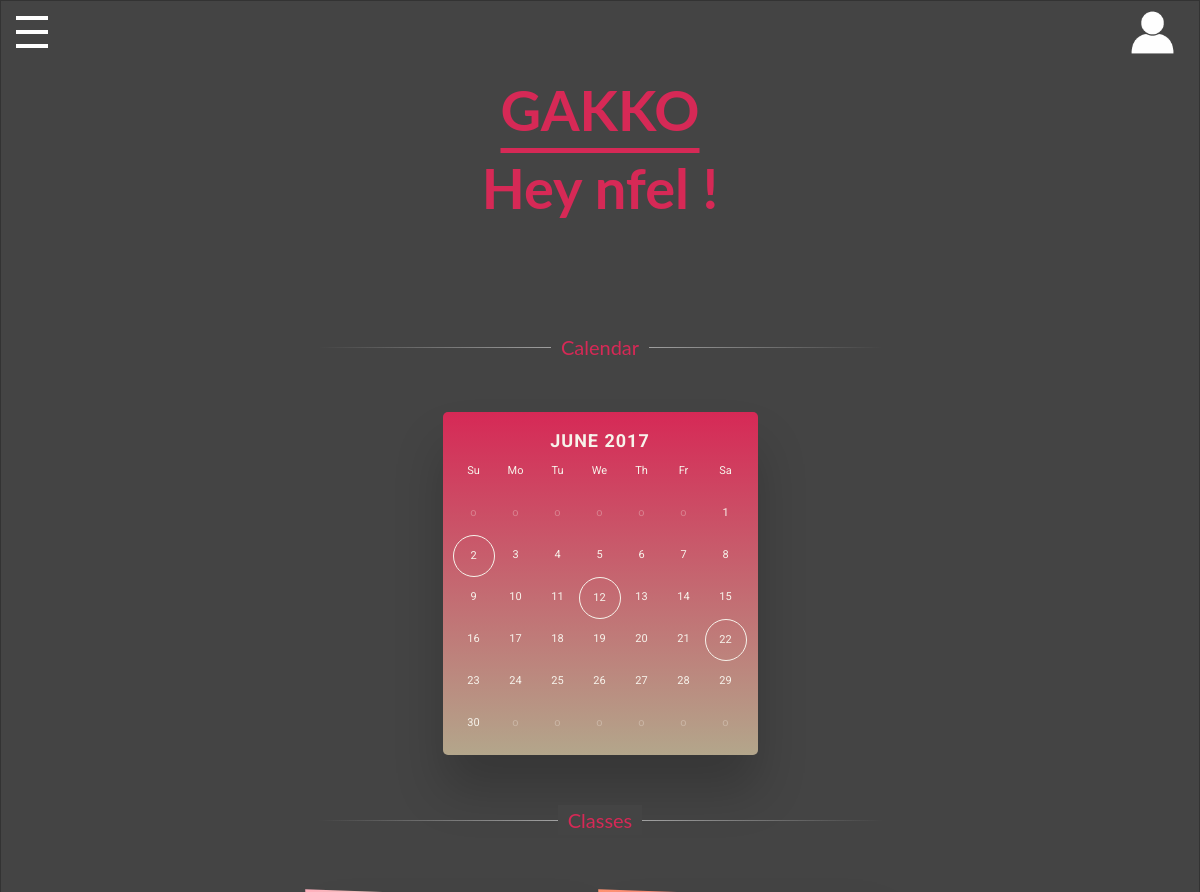
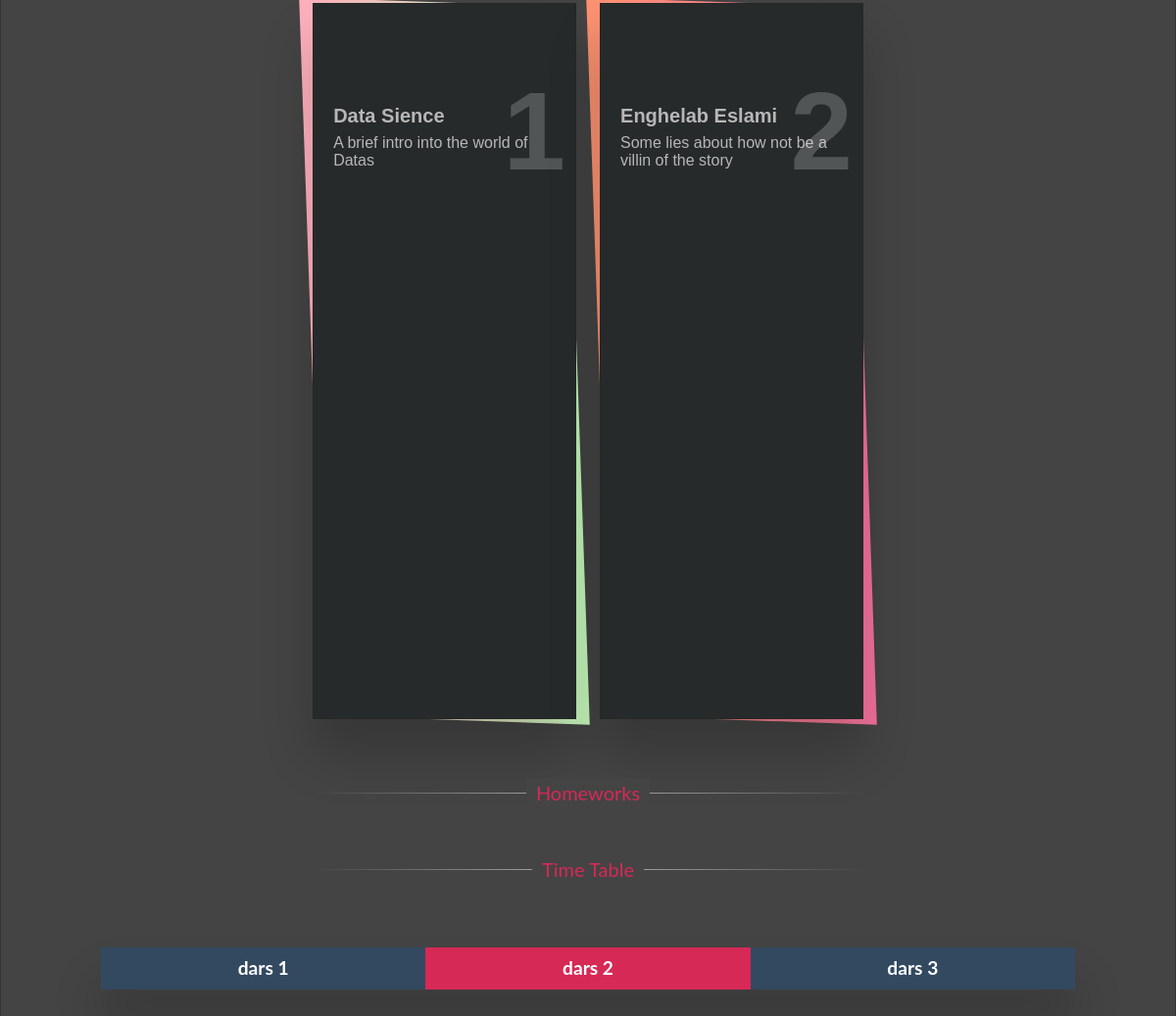
Page /edu/dash/ (signed in) on the committed database (2 pictures, top to bottom).
### user/models.py (models this page shows, shortened)
class User(AbstractUser):
    university_id = models.CharField(max_length=255,auto_created=True, primary_key=True)
    user_choices = (
        ('S', 'student'),
        ('T', 'teacher'),
        ('U', 'university_staff'),
    )
    user_type = models.CharField(max_length=1, choices=user_choices)
    objects = UserManager()
    students = Student()
    teachers = Teacher()
    uni = University_staff()

### education/models.py (models this page shows, shortened)
class RegisterdCourses(models.Model):
    user = models.ForeignKey(User, verbose_name=_(""),
                             on_delete=models.CASCADE)
    course = models.ForeignKey(
        Course, verbose_name=_(""), on_delete=models.CASCADE)

class Course(models.Model):
    title = models.CharField(max_length=200)
    detail = models.CharField(_("What is this ???"),
                              max_length=200, default=' ')
    faculty = models.CharField(_("faculty name"), max_length=200)  # daneshkade
    unit_count = models.PositiveIntegerField(
        _("Unit"), validators=[MaxValueValidator(5)])

### education/views.py (the view)
# urls.py: path('dash/', Dashboard.as_view(), name='dashboard'),
class Dashboard(ClassesMixIn,LoginRequiredMixin,TemplateView):
    template_name = 'dashboard.html'

### education/views.py (called while the page is built)
    def get_context_data(self, **kwargs):
        context = super().get_context_data(**kwargs)
        self.classes = RegisterdCourses.objects.filter(user=self.request.user)
        print(self.classes)
        context["classes"] = self.classes
        return context

### education/templates/dashboard.html (shortened to what this page needs)
{% extends 'base-dashboard.html' %}
{% block classes %}
    <div>
        <div class="skills">
            <hr class="hr-text" data-content="Classes">
        </div>
        <ul class="tilesWrap">
            {% for class in classes %}
            <li>
                <h2>{{class.course.id}}</h2>
                <h3>{{class.course.title}}</h3>
                <p>
                    {{class.course.detail}}
                </p>
            </li>
            {% endfor %}
        </ul>
    </div>
{% endblock classes %}
{% block homeworks %}
    <div>
        <div class="skills">
            <hr class="hr-text" data-content="Homeworks">
        </div>
    </div>
{% endblock homeworks %}
{% block timesheet %}
    <div>
    <div class="skills">
        <hr class="hr-text" data-content="Time Table">
    </div>
    <br>
    <br>
    <div class="table-wrapper">
        <table class="fl-table">
        <thead>
            <tr>
            <th>dars 1</th>
            <th>dars 2</th>
            <th>dars 3</th>
            </tr>
        </thead>
        </table>
    </div>
    </div>
{% endblock timesheet %}
{% block calendar %}
      <div>
        <div class="skills">
          <hr class="hr-text" data-content="Calendar">
        </div>
        <div class="jzdbox1 jzdbasf jzdcal">
          <div class="jzdcalt">June 2017</div>
          <span>Su</span>
          <span>Mo</span>
          <span>Tu</span>
          <span>We</span>
          <span>Th</span>
          <span>Fr</span>
          <span>Sa</span>
          <span class="jzdb">
          </span>
          <span class="jzdb">
          </span>
          <span class="jzdb">
          </span>
          <span class="jzdb">
          </span>
          <span class="jzdb">
          </span>
          <span class="jzdb">
          </span>
          <span>1</span>
          <span class="circle" data-title="Algebra Exam">2</span>
          <span>3</span>
          <span>4</span>
          <span>5</span>
          <span>6</span>
          <span>7</span>
          <span>8</span>
          <span>9</span>
          <span>10</span>
          <span>11</span>
          <span class="circle" data-title="Data Sience Exam">12</span>
          <span>13</span>
          <span>14</span>
          <span>15</span>
          <span>16</span>
          <span>17</span>
          <span>18</span>
          <span>19</span>
          <span>20</span>
          <span>21</span>
          <span class="circle" data-title="End of semester">22</span>
          <span>23</span>
          <span>24</span>
          <span>25</span>
          <span>26</span>
          <span>27</span>
          <span>28</span>
          <span>29</span>
          <span>30</span>
          <span class="jzdb">
          </span>
          <span class="jzdb">
          </span>
          <span class="jzdb">
          </span>
          <span class="jzdb">
          </span>
          <span class="jzdb">
          </span>
          <span class="jzdb">
          </span>
        </div>
      </div>
{% endblock calendar %}

### templates/base.html (shortened to what this page needs)
{% load static %}
{% load cache %}
<!DOCTYPE html>
<html>
<head>
  <link rel="stylesheet" href="{% static 'css/style.css' %}">
  <link rel="stylesheet" href="{% static 'css/search.css' %}">
  <link rel="stylesheet" href="{% static 'css/sidebar.css' %}">
</head>
<body>
  <h1 style="font-family: 'lato';font-size:3.5em;color: #d62956;text-align: center;">
    <strong ><a href='#' style='    color: #d62956;     text-underline-offset: 16.5px;'>GAKKO</a></strong>
    <br>
    {% if request.user.is_authenticated %}
    Hey {{request.user.username}} !
    {% else %}
    Wellcome Stranger :-)
    {% endif %}
  </h1>
  <div>
    <label for="navcheck" aria-hidden="true" title="menu">
      <span class="burger">
        <span class="bar">
        </span>
      </span>
    </label>
      </div>
  <div>
    <a href="http://{{ request.META.HTTP_HOST }}/admin/"><img src="{% static 'img/profile.png' %}" alt="profile" style="position: fixed;
    top: 10px;
    right: 25px;
    width: 45px;
    height: 45px;"></a>
  </div>
  <main>
  <div class='content' id='main-content'>
    {% block content %}
    {% endblock content %}
  </div>
  </main>
</body>
</html>

### static/css/style.css (style rules this page uses)
html { --scrollbarBG: #262a2b; --thumbBG: #d62956; }
body { scrollbar-width: thin; scrollbar-color: var(--thumbBG) var(--scrollbarBG); }
div { scrollbar-width: thin; scrollbar-color: var(--thumbBG) var(--scrollbarBG); }
html { overflow: hidden; }
body { height: 100vh; overflow-y: auto; margin: 0 auto; padding: 2rem; font: 100%/1.4 serif; border: 1px solid rgba(0, 0, 0, 0.25) }
p { margin: 0 0 1.5em; }

### static/css/sidebar.css (style rules this page uses)
label { position: absolute; margin: 0; padding: 0; border: none; outline: none; background: none; cursor: pointer; }
label::before { position: fixed; z-index: 1; top: 0; left: 0; right: 0; bottom: 0; background-color: rgba(10, 38, 57, 0.75); content: ""; opacity: 0; pointer-events: none; transition: opacity 0.5s cubic-bezier(0.19, 1, 0.22, 1); }
label .burger { position: fixed; top: 1em; left: 1em; z-index: 3; width: 2em; height: 2em; margin: 0; padding: 0; transition: opacity 0.5s cubic-bezier(0.19, 1, 0.22, 1); }
label .burger::before, label .burger .bar, label .burger::after { position: absolute; left: 0; display: block; width: 100%; height: 12%; background: white; content: ""; transition: all 0.5s cubic-bezier(0.19, 1, 0.22, 1); }
label .burger .bar { top: 44%; }
label .burger::before { top: 0; transform-origin: top left; }
label .burger::after { bottom: 0; transform-origin: bottom left; }
main { overflow: hidden; }
main .content { transform: translate3d(0, 0, 0); will-change: transform, filter; transition: all 0.5s cubic-bezier(0.19, 1, 0.22, 1); }
body { overflow-x: hidden; background: #444; color: white; font: 1em/1.4 "lato"; }
main { padding: 5% 0; }
h1 { font: 2.5em/1.4 "roboto condensed"; font-weight: 700; }
.skills { max-width: 50%; margin: 40px auto; text-align: center; }
.skills .hr-text { font-size: 20px; position: relative; border: 0; height: 1.5em; }
.skills .hr-text:before { content: ""; background: linear-gradient(to right, transparent, #b2b2b2, transparent); position: absolute; left: 0; top: 50%; width: 100%; height: 1px; }
.skills .hr-text:after { content: attr(data-content); position: relative; display: inline-block; color: black; padding: 0 0.5em; line-height: 1.5em; color: #d62956; background-color: #444444; }

### static/css/class-list.css (style rules this page uses)
.tilesWrap { padding: 0; margin: 50px auto; list-style: none; text-align: center; }
.tilesWrap li { box-shadow: 0px 35px 50px rgb(0 0 0 / 20%); display: inline-block; width: 20%; min-width: 200px; max-width: 230px; padding: 80px 20px 40px; position: relative; vertical-align: top; margin: 10px; font-family: 'helvetica', san-serif; min-height: 25vh; background: #262a2b; border: 1px solid #252727; text-align: left; }
.tilesWrap li h2 { font-size: 114px; margin: 0; position: absolute; opacity: 0.2; top: 50px; right: 10px; transition: all 0.3s ease-in-out; }
.tilesWrap li h3 { font-size: 20px; color: #b7b7b7; margin-bottom: 5px; }
.tilesWrap li p { font-size: 16px; line-height: 18px; color: #b7b7b7; margin-top: 5px; }
.tilesWrap li:before { content: ''; position: absolute; top: -2px; left: -2px; right: -2px; bottom: -2px; z-index: -1; background: #fff; transform: skew(2deg, 2deg); }
.tilesWrap li:after { content: ''; position: absolute; width: 40%; height: 100%; left: 0; top: 0; background: rgba(255, 255, 255, 0.02); z-index: -10; }
.tilesWrap li:nth-child(1):before { background: #C9FFBF; background: -webkit-linear-gradient(to right, #FFAFBD, #C9FFBF); background: linear-gradient(to right, #FFAFBD, #C9FFBF); }
.tilesWrap li:nth-child(2):before { background: #f2709c; background: -webkit-linear-gradient(to right, #ff9472, #f2709c); background: linear-gradient(to right, #ff9472, #f2709c); }

### static/css/homeworks.css (style rules this page uses)
html { background: #ddd; }
html { height: 100%; display: flex; }
body { width: 100%; margin: auto; }

### static/css/time-table.css (style rules this page uses)
.table-wrapper { margin: 10px 70px 70px; box-shadow: 0px 35px 50px rgba( 0, 0, 0, 0.2 ); }
.fl-table { border-radius: 5px; font-size: 1.2em; font-weight: normal; border: none; border-collapse: collapse; width: 100%; max-width: 100%; white-space: nowrap; background-color: #283f3e; }
.fl-table td, .fl-table th { text-align: center; padding: 8px; }
.fl-table thead th { color: #ffffff; background: #d62956; }
.fl-table thead th:nth-child(odd) { color: #ffffff; background: #324960; }

### education/templates/dashboard.html (style rules this page uses)
.skills { margin: 10px auto; }

### rows in the picture
User: user.username "nfel"
RegisterdCourses: course.id "1", course "Data Sience", course.detail "A brief intro into the world of Datas"
RegisterdCourses: course.id "2", course "Enghelab Eslami", course.detail "Some lies about how not be a villin of the story"
